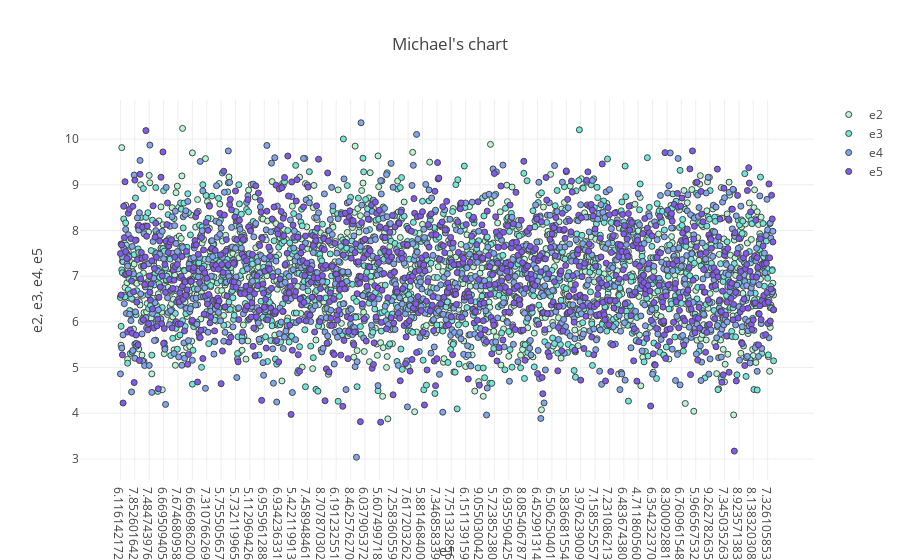

The code cell stored with this chart in its notebook:
### Markdown cell above
# Kql - render scatterchart

### Code cell
%%kql 
let randn = () {rand() + rand() + rand() + rand() + rand() + rand() + rand() + rand() + rand() + rand() + rand() + rand() + rand() + rand()};
range c from 1 to 1000 step 1 
| limit 1000
| extend e1 = randn()
| extend e2 = randn()
| extend e3 = randn()
| extend e4 = randn()
| extend e5 = randn()
| project e1,e2,e3,e4,e5
| render scatterchart title="Michael's chart"

### Figure 1 — Plotly figure (JSON) as saved in the notebook; plotly's stock layout.template omitted (floating-point values rounded to 4 significant figures; data arrays with more than 128 entries replaced by an {"elided": "..."} marker saying what was removed)
{"data": [{"marker": {"color": "rgb(184, 247, 212)", "line": {"width": 1}}, "mode": "markers", "name": "e2", "type": "scatter", "x": {"elided": "1000 float values"}, "y": {"elided": "1000 float values"}}, {"marker": {"color": "rgb(111, 231, 219)", "line": {"width": 1}}, "mode": "markers", "name": "e3", "type": "scatter", "x": {"elided": "1000 float values"}, "y": {"elided": "1000 float values"}}, {"marker": {"color": "rgb(127, 166, 238)", "line": {"width": 1}}, "mode": "markers", "name": "e4", "type": "scatter", "x": {"elided": "1000 float values"}, "y": {"elided": "1000 float values"}}, {"marker": {"color": "rgb(131, 90, 241)", "line": {"width": 1}}, "mode": "markers", "name": "e5", "type": "scatter", "x": {"elided": "1000 float values"}, "y": {"elided": "1000 float values"}}], "layout": {"showlegend": true, "title": "Michael's chart", "xaxis": {"title": "e1", "type": "category"}, "yaxis": {"ticksuffix": "", "title": "e2, e3, e4, e5", "type": "linear"}}}
